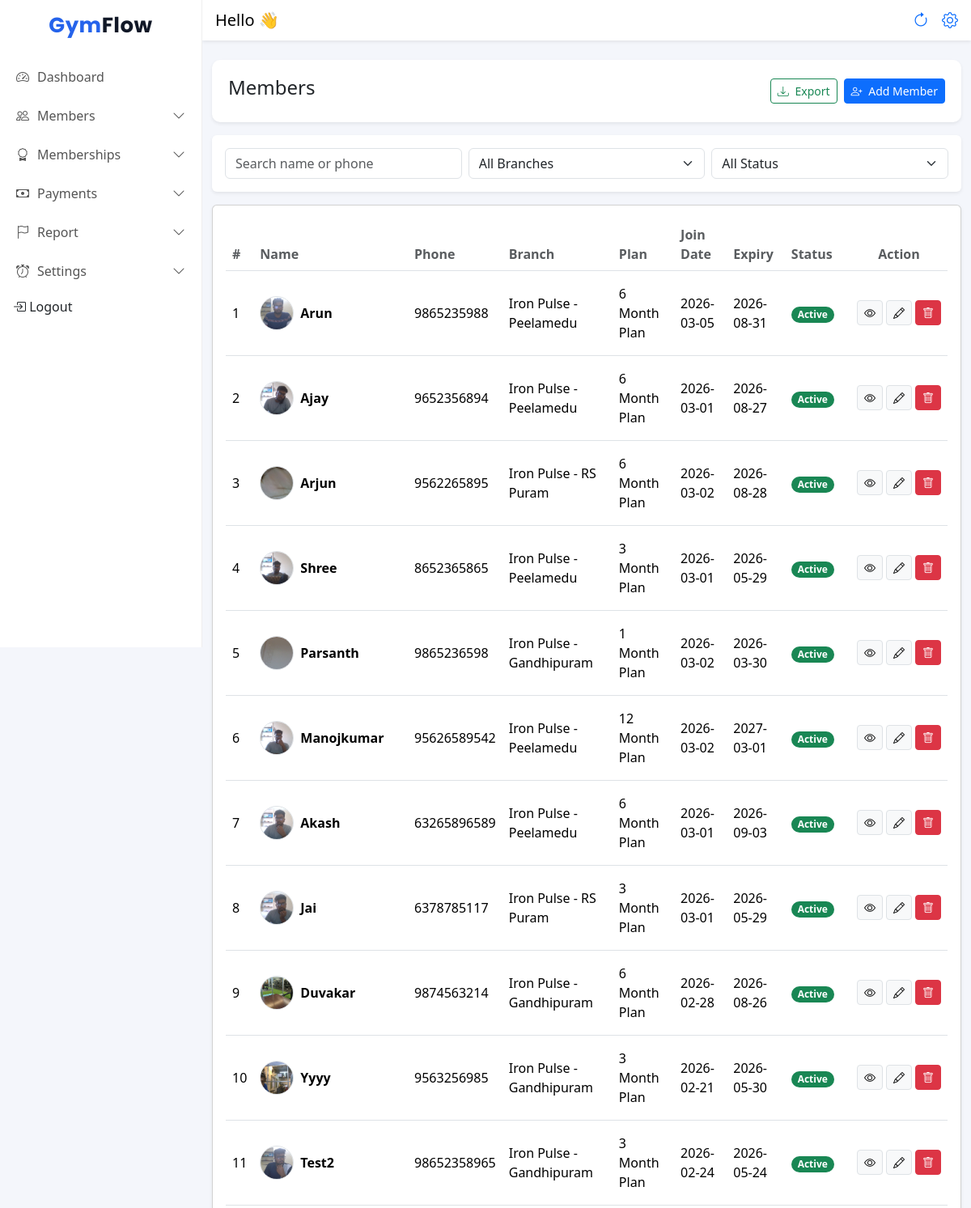
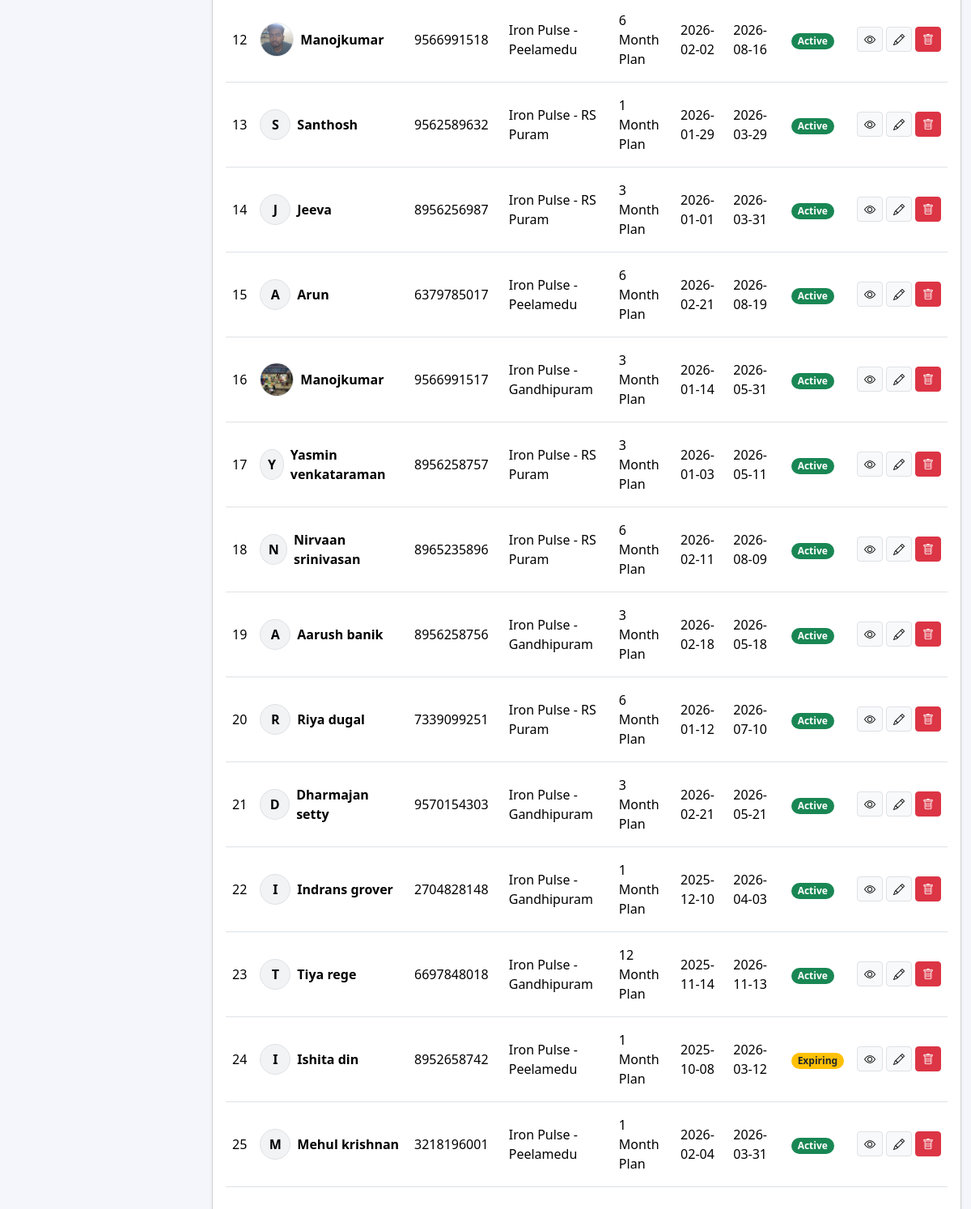
Screenshot of /members/ (signed in) with the database file from the repository (2 pictures, top to bottom).
### frontend/models.py (models this page shows, shortened)
class Member(models.Model):
    STATUS_CHOICES = (
        ('active', 'Active'),
        ('expiring', 'Expiring Soon'),
        ('expired', 'Expired'),
    )
    is_deleted = models.BooleanField(default=False)
    gym = models.ForeignKey(Gym, on_delete=models.CASCADE, related_name="members")
    branch = models.ForeignKey(Branch, on_delete=models.CASCADE, related_name="members")
    name = models.CharField(max_length=100)
    phone = models.CharField(max_length=15)
    join_date = models.DateField(default=date.today)
    photo = models.ImageField(upload_to="members/", blank=True, null=True)
    plan = models.ForeignKey(MembershipPlan, on_delete=models.SET_NULL, null=True, blank=True)
    start_date = models.DateField(null=True)
    expiry_date = models.DateField()
    security_deposit = models.DecimalField(max_digits=10, decimal_places=2, default=0)
    status = models.CharField(max_length=10, choices=STATUS_CHOICES, default='active')
    created_at = models.DateTimeField(auto_now_add=True)

class Branch(models.Model):
    gym = models.ForeignKey(Gym, on_delete=models.CASCADE, related_name="branches")
    name = models.CharField(max_length=100)
    address = models.TextField(blank=True)
    phone = models.CharField(max_length=15, blank=True)
    created_at = models.DateTimeField(auto_now_add=True)
    class Meta:
        unique_together = ('gym', 'name')  # same gym can't have 2 branches with same name

class MembershipPlan(models.Model):
    branch = models.ForeignKey(Branch, on_delete=models.CASCADE, related_name="plans")
    name = models.CharField(max_length=50)  # Monthly / Quarterly
    duration_days = models.PositiveIntegerField()
    start_date = models.DateField(null=True)
    end_date = models.DateField(null=True)
    price = models.DecimalField(max_digits=8, decimal_places=2)
    is_active = models.BooleanField(default=True)
    created_at = models.DateTimeField(auto_now_add=True)
    class Meta:
        unique_together = ('branch', 'name')  # same branch can't have same plan name twice

### frontend/views.py (the view)
# urls.py: path('members/',member_list,name="member_list"),
@login_required
@owner_or_trainer
def member_list(request):
    whatsapp_url =request.session.pop("whatsapp_url", None)
    gym = request.user.gym
    update_member_statuses(gym)
    members = Member.objects.select_related(
        "branch", "plan"
    ).filter(gym=gym,is_deleted=False).only("id", "name", "phone", "join_date", "expiry_date", "status", "photo", "branch__name", "plan__name").order_by("-id")
    return render(request, "List_members.html", {
        "members": members,
        "whatsapp_url": whatsapp_url,
    })

### frontend/views.py (called while the page is built)
def update_member_statuses(gym):
    today = timezone.localdate()
    expiring_limit = today + timedelta(days=7)
    Member.objects.filter(
        gym=gym,
        expiry_date__lt=today
    ).exclude(status="expired").update(status="expired")
    Member.objects.filter(
        gym=gym,
        expiry_date__gte=today,
        expiry_date__lte=expiring_limit
    ).exclude(status="expiring").update(status="expiring")
    Member.objects.filter(
        gym=gym,
        expiry_date__gt=expiring_limit
    ).exclude(status="active").update(status="active")

### frontend/templates/List_members.html (shortened to what this page needs)
{% extends "base.html" %}
{% load static %}
{% block content %}
<link rel="stylesheet" href="{% static 'css/modal_card.css' %}">
<div class="container-fluid mt-4">
    <div class="d-flex justify-content-between align-items-center mb-3 shadow-sm"
        style="background-color: white;padding:20px;border-radius: 10px;">
        <h4>Members</h4>
        <div class="d-flex gap-2">
            <button class="btn btn-outline-success btn-sm" id="exportCsv">
                <i class="bi bi-download me-1"></i> Export
            </button>
            <a href="{% url 'Add_members' %}" class="btn btn-primary btn-sm">
                <i class="bi bi-person-plus me-1"></i> Add Member
            </a>
        </div>
    </div>
    <div class="card shadow-sm border-0 mb-3 ">
        <div class="card-body">
            <div class="row g-2">
                <div class="col-12 col-md-4">
                    <input type="text" id="searchInput" class="form-control" placeholder="Search name or phone">
                </div>
                <div class="col-12 col-md-4">
                    <select id="branchFilter" class="form-select">
                        <option value="">All Branches</option>
                    </select>
                </div>
                <div class="col-12 col-md-4">
                    <select id="statusFilter" class="form-select">
                        <option value="">All Status</option>
                    </select>
                </div>
            </div>
        </div>
    </div>
    <div class="card shadow-sm">
        <div class="card-body table-responsive">
            <table class="table table-hover align-middle mb-3" id="membersTable">
                <thead class="table">
                    <tr>
                        <th class="fw-semibold text-muted">#</th>
                        <th class="fw-semibold text-muted">Name</th>
                        <th class="fw-semibold text-muted">Phone</th>
                        <th class="fw-semibold text-muted">Branch</th>
                        <th class="fw-semibold text-muted">Plan</th>
                        <th class="fw-semibold text-muted">Join Date</th>
                        <th class="fw-semibold text-muted">Expiry</th>
                        <th class="fw-semibold text-muted">Status</th>
                        <th class="text-center fw-semibold text-muted">Action</th>
                    </tr>
                </thead>
                <tbody>
                    {% for m in members %}
                    <tr>
                        <td class="py-3">{{ forloop.counter }}</td>
                        <td class="py-3">
                            <div class="d-flex align-items-center gap-2">
                                {% if m.photo %}
                                <img src="{{ m.photo.url }}" alt="{{ m.name }}" width="42" height="42"
                                    class="rounded-circle border" style="object-fit: cover;">
                                {% else %}
                                <div class="rounded-circle border d-flex align-items-center justify-content-center"
                                    style="width:38px;height:38px;background:#f1f3f5;font-weight:600;">
                                    {{ m.name|slice:":1"|upper }}
                                </div>
                                {% endif %}
                                <div class="fw-semibold">{{ m.name }}</div>
                            </div>
                        </td>
                        <td class="py-3">{{ m.phone }}</td>
                        <td class="py-3">{{ m.branch.name }}</td>
                        <td class="py-3">
                            {% if m.plan %}
                            {{ m.plan.name }}
                            {% else %}
                            -
                            {% endif %}
                        </td>
                        <td class="py-3">{{ m.join_date|date:"Y-m-d" }}</td>
                        <td class="py-3">{{ m.expiry_date|date:"Y-m-d" }}</td>
                        <td class="py-3">
                            {% if m.status == "active" %}
                            <span class="badge rounded-pill bg-success">Active</span>
                            {% elif m.status == "expiring" %}
                            <span class="badge rounded-pill bg-warning text-dark">Expiring</span>
                            {% else %}
                            <span class="badge bg-danger">Expired</span>
                            {% endif %}
                        </td>
                        <td class="text-center">
                            <div class="d-flex justify-content-center gap-1">
                                <a href="#" class="btn btn-sm btn-light border" title="View" hreflang="view"
                                    onclick="openMemberDetails('{{ m.id }}')">
                                    <i class="bi bi-eye"></i>
                                </a>
                                <a href="#" class="btn btn-sm btn-light border" title="Edit" hreflang="Edit"
                                    data-bs-toggle="modal" data-bs-target="#Member_edit" data-id="{{ m.id }}"
                                    id="dit-plan-btn">
                                    <i class="bi bi-pencil"></i>
                                </a>
                                {% if request.user.role == "ADMIN" %}
                                <a href="#" class="btn btn-sm btn-danger delete-member-btn" data-id="{{ m.id }}"
                                    title="Delete" hreflang="Delete" id="delete-plan-btn">
                                    <i class="bi bi-trash"></i>
                                </a>
                                {% endif %}
                            </div>
                        </td>
                    </tr>
                    {% endfor %}
                </tbody>
            </table>
        </div>
    </div>
</div>
{% endblock %}

### frontend/templates/base.html (shortened to what this page needs)
{% load static %}
<!DOCTYPE html>
<html lang="en">
<head>
    <link href="https://cdn.jsdelivr.net/npm/bootstrap@5.3.3/dist/css/bootstrap.min.css" rel="stylesheet">
    <link href="https://cdn.jsdelivr.net/npm/bootstrap-icons/font/bootstrap-icons.css" rel="stylesheet">
    <link rel="stylesheet" href="{% static 'css/dashboard.css' %}">
</head>
<body>
    <div class="sidebar" id="sidebar">
        <h4 class="brand-logo text-center py-3">
            Gym<span>Flow</span>
        </h4>
        <a class="" href="{% url 'dashboard' %}">
            <i class="bi bi-speedometer2"></i> Dashboard
        </a>
        <a href="javascript:void(0)" class="menu-toggle">
            <i class="bi bi-people"></i> Members
            <i class="bi bi-chevron-down ms-auto"></i>
        </a>
        <a href="javascript:void(0)" class="menu-toggle">
            <i class="bi bi-award"></i> Memberships
            <i class="bi bi-chevron-down ms-auto"></i>
        </a>
        <a href="javascript:void(0)" class="menu-toggle">
            <i class="bi bi-cash"></i> Payments
            <i class="bi bi-chevron-down ms-auto"></i>
        </a>
        <a href="javascript:void(0)" class="menu-toggle">
            <i class="bi bi-flag"></i> Report
            <i class="bi bi-chevron-down ms-auto"></i>
        </a>
        {% if request.user.role == "ADMIN" %}
        <a href="javascript:void(0)" class="menu-toggle">
            <i class="bi bi-alarm"></i> Settings
            <i class="bi bi-chevron-down ms-auto"></i>
        </a>
        {% endif %}
        <form method="post" action="{% url 'logout' %}" class="d-inline">
            <button type="submit" class="dropdown-item px-3 mt-2">
                <i class="bi bi-box-arrow-in-right"></i> Logout
            </button>
        </form>
    </div>
    <div class="content">
        <nav class="navbar bg-white shadow-sm px-3">
            <div class="d-flex align-items-center">
                <span class="navbar-brand mb-0 h6">Hello 👋</span>
            </div>
            <div class="d-flex align-items-center">
                <a href="" class="px-3 fs-5" hreflang="Page Refresh"><i class="bi bi-arrow-clockwise"></i></a>
                <a href="{% url 'gym_profile' %}" class="fs-5" hreflang="Profile Setting"><i class="bi bi-gear"></i></a>
            </div>
        </nav>
        {% block content %}
        {% endblock %}
</body>
</html>

### frontend/static/css/dashboard.css (style rules this page uses)
body { background-color: #f5f7fb; overflow-x: hidden; }
.sidebar { width: 250px; min-height: 100vh; background: #ffffff; border-right: 1px solid #eee; position: fixed; top: 0; left: -250px; transition: all 0.3s ease; z-index: 1000; }
.sidebar h4 { font-weight: 700; }
.sidebar a { color: #555; text-decoration: none; padding: 12px 20px; display: flex; align-items: center; font-weight: 500; gap: 10px; }
.content { margin-left: 0; transition: all 0.3s ease; }
@media (min-width: 769px) { .sidebar { left: 0; } }
@media (min-width: 769px) { .content { margin-left: 250px; } }
.menu-toggle { cursor: pointer; }
.menu-toggle i.bi-chevron-down { transition: transform 0.3s; }
.table { margin-bottom: 0; }

### frontend/templates/base.html (style rules this page uses)
.brand-logo { font-family: 'Poppins', sans-serif; font-weight: 700; font-size: 26px; letter-spacing: 0.5px; color: #2563eb; }
.brand-logo span { color: #111827; }
body { background: #f4f6fb; }

### rows the page displays
Member: photo (picture), name "Arun", phone "9865235988", branch.name "Iron Pulse - Peelamedu", plan.name "6 Month Plan", join_date "2026-03-05", expiry_date "2026-08-31", status "Active"
Member: photo (picture), name "Ajay", phone "9652356894", branch.name "Iron Pulse - Peelamedu", plan.name "6 Month Plan", join_date "2026-03-01", expiry_date "2026-08-27", status "Active"
Member: photo (picture), name "Arjun", phone "9562265895", branch.name "Iron Pulse - RS Puram", plan.name "6 Month Plan", join_date "2026-03-02", expiry_date "2026-08-28", status "Active"
Member: photo (picture), name "Shree", phone "8652365865", branch.name "Iron Pulse - Peelamedu", plan.name "3 Month Plan", join_date "2026-03-01", expiry_date "2026-05-29", status "Active"
Member: photo (picture), name "Parsanth", phone "9865236598", branch.name "Iron Pulse - Gandhipuram", plan.name "1 Month Plan", join_date "2026-03-02", expiry_date "2026-03-30", status "Active"
Member: photo (picture), name "Manojkumar", phone "95626589542", branch.name "Iron Pulse - Peelamedu", plan.name "12 Month Plan", join_date "2026-03-02", expiry_date "2027-03-01", status "Active"
Member: photo (picture), name "Akash", phone "63265896589", branch.name "Iron Pulse - Peelamedu", plan.name "6 Month Plan", join_date "2026-03-01", expiry_date "2026-09-03", status "Active"
Member: photo (picture), name "Jai", phone "6378785117", branch.name "Iron Pulse - RS Puram", plan.name "3 Month Plan", join_date "2026-03-01", expiry_date "2026-05-29", status "Active"
Member: photo (picture), name "Duvakar", phone "9874563214", branch.name "Iron Pulse - Gandhipuram", plan.name "6 Month Plan", join_date "2026-02-28", expiry_date "2026-08-26", status "Active"
Member: photo (picture), name "Yyyy", phone "9563256985", branch.name "Iron Pulse - Gandhipuram", plan.name "3 Month Plan", join_date "2026-02-21", expiry_date "2026-05-30", status "Active"
Member: photo (picture), name "Test2", phone "98652358965", branch.name "Iron Pulse - Gandhipuram", plan.name "3 Month Plan", join_date "2026-02-24", expiry_date "2026-05-24", status "Active"
Member: photo (picture), name "Manojkumar", phone "9566991518", branch.name "Iron Pulse - Peelamedu", plan.name "6 Month Plan", join_date "2026-02-02", expiry_date "2026-08-16", status "Active"
Member: name "S", name "Santhosh", phone "9562589632", branch.name "Iron Pulse - RS Puram", plan.name "1 Month Plan", join_date "2026-01-29", expiry_date "2026-03-29", status "Active"
Member: name "J", name "Jeeva", phone "8956256987", branch.name "Iron Pulse - RS Puram", plan.name "3 Month Plan", join_date "2026-01-01", expiry_date "2026-03-31", status "Active"
Member: name "A", name "Arun", phone "6379785017", branch.name "Iron Pulse - Peelamedu", plan.name "6 Month Plan", join_date "2026-02-21", expiry_date "2026-08-19", status "Active"
Member: photo (picture), name "Manojkumar", phone "9566991517", branch.name "Iron Pulse - Gandhipuram", plan.name "3 Month Plan", join_date "2026-01-14", expiry_date "2026-05-31", status "Active"
Member: name "Y", name "Yasmin venkataraman", phone "8956258757", branch.name "Iron Pulse - RS Puram", plan.name "3 Month Plan", join_date "2026-01-03", expiry_date "2026-05-11", status "Active"
Member: name "N", name "Nirvaan srinivasan", phone "8965235896", branch.name "Iron Pulse - RS Puram", plan.name "6 Month Plan", join_date "2026-02-11", expiry_date "2026-08-09", status "Active"
Member: name "A", name "Aarush banik", phone "8956258756", branch.name "Iron Pulse - Gandhipuram", plan.name "3 Month Plan", join_date "2026-02-18", expiry_date "2026-05-18", status "Active"
Member: name "R", name "Riya dugal", phone "7339099251", branch.name "Iron Pulse - RS Puram", plan.name "6 Month Plan", join_date "2026-01-12", expiry_date "2026-07-10", status "Active"
Member: name "D", name "Dharmajan setty", phone "9570154303", branch.name "Iron Pulse - Gandhipuram", plan.name "3 Month Plan", join_date "2026-02-21", expiry_date "2026-05-21", status "Active"
Member: name "I", name "Indrans grover", phone "2704828148", branch.name "Iron Pulse - Gandhipuram", plan.name "1 Month Plan", join_date "2025-12-10", expiry_date "2026-04-03", status "Active"
Member: name "T", name "Tiya rege", phone "6697848018", branch.name "Iron Pulse - Gandhipuram", plan.name "12 Month Plan", join_date "2025-11-14", expiry_date "2026-11-13", status "Active"
Member: name "I", name "Ishita din", phone "8952658742", branch.name "Iron Pulse - Peelamedu", plan.name "1 Month Plan", join_date "2025-10-08", expiry_date "2026-03-12", status "Expiring"
Member: name "M", name "Mehul krishnan", phone "3218196001", branch.name "Iron Pulse - Peelamedu", plan.name "1 Month Plan", join_date "2026-02-04", expiry_date "2026-03-31", status "Active"
